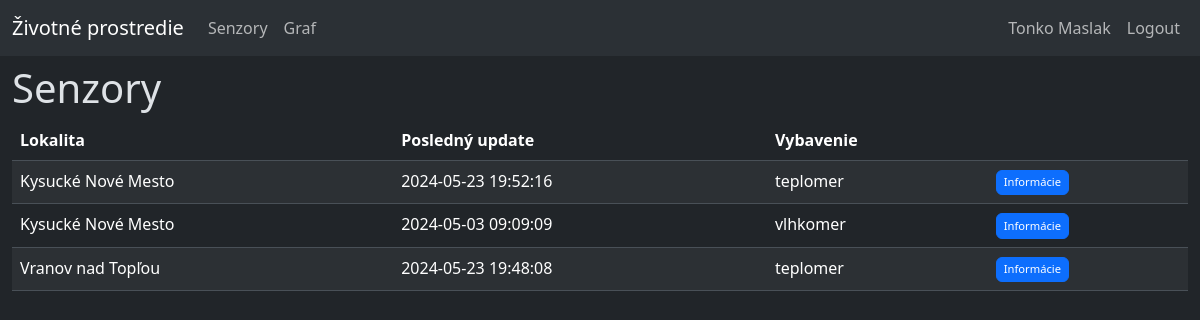
The app's page /senzor_info.php (signed in), older data.
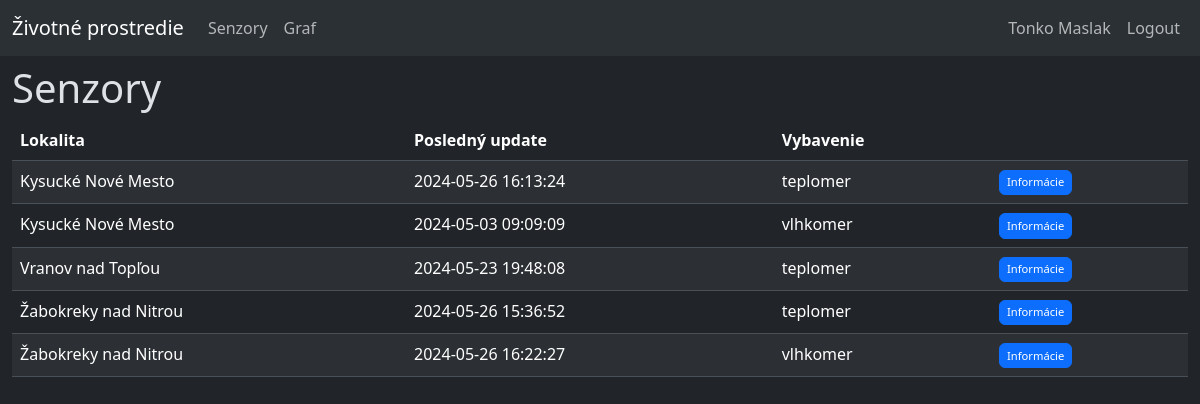
The same page, newer data.
### tables this page shows
CREATE TABLE `senzor` (
  `id` int(5) NOT NULL,
  `lokacia` varchar(64) NOT NULL,
  `posledny_update` datetime NOT NULL DEFAULT current_timestamp(),
  `vybavenie` varchar(32) NOT NULL
);

### senzor_info.php (the view, shortened to what this page needs)
<?php
    include("./connect.php");
?>
<!DOCTYPE html>
<html data-bs-theme="dark">
<head>
    <link href="https://cdn.jsdelivr.net/npm/bootstrap@5.3.3/dist/css/bootstrap.min.css" rel="stylesheet">
</head>
<body>
    <header><?php include_once("./header.php")?></header>
    <div class="container-xxl column-gap-3">
        <div class="row mt-2">
            <h1>Senzory</h1>
            <div class="col-12">
                <form method="post">
                    <table class="table table-striped">
                        <thead>
                            <tr>
                                <th scope="col">Lokalita</th>
                                <th scope="col">Posledný update</th>
                                <th scope="col">Vybavenie</th>
                                <th scope="col"></th>
                            </tr>
                        </thead>
                        <tbody>
                            <?php
                                $query = "SELECT * FROM senzor";
                                $result = mysqli_query($conn, $query);
                                if (mysqli_num_rows($result) > 0)
                                {
                                    while($row = mysqli_fetch_assoc($result))
                                    {
                                        echo "
                                        <tr>
                                            <td>".$row["lokacia"]."</td>
                                            <td>".$row["posledny_update"]."</td>
                                            <td>".$row["vybavenie"]."</td>
                                            <td><button type=\"submit\" formaction=\"./lokalita_info.php?lokalita=".$row["lokacia"]."&senzor=".$row["id"]."\" class=\"btn btn-primary\" style=\"--bs-btn-padding-y: .2rem; --bs-btn-padding-x: .45rem; --bs-btn-font-size: .7rem;\">Informácie</button></td>
                                        </tr>";
                                    }
                                }
                            ?>
                        </tbody>
                    </table>
                </form>
            </div>
        </div>
    </div>
</body>
</html>

Row changes from the older to the newer data that the page shows:
changed senzor (number 1 of 5 on the later page): posledny_update "2024-05-23 19:52:16" → "2024-05-26 16:13:24"
added senzor: lokacia "Žabokreky nad Nitrou", posledny_update "2024-05-26 15:36:52", vybavenie "teplomer"
added senzor: lokacia "Žabokreky nad Nitrou", posledny_update "2024-05-26 16:22:27", vybavenie "vlhkomer"
